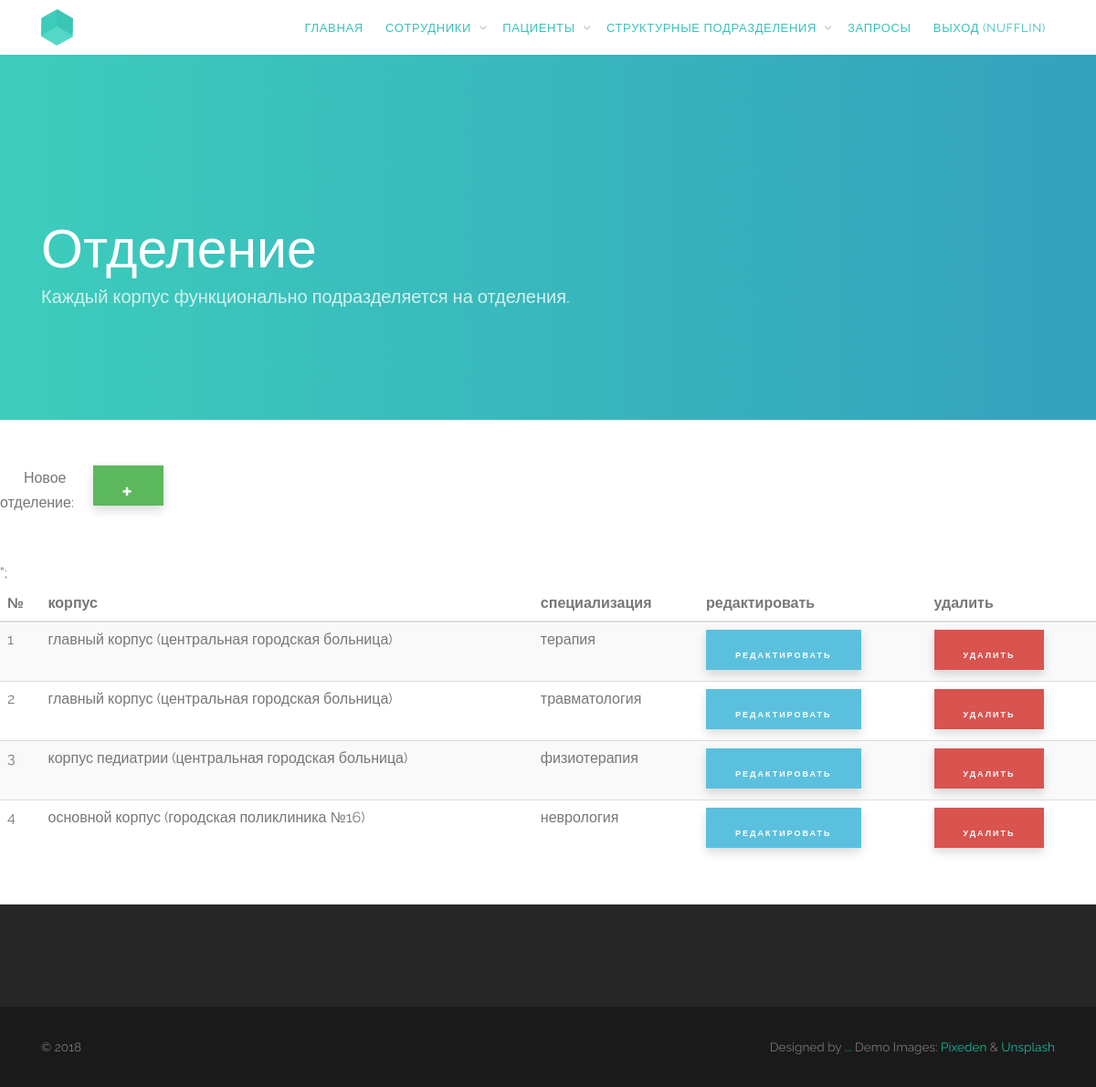
Screenshot of /hospital.com/php/departments.php (signed in) with the database file from the repository.
### tables this page shows
CREATE TABLE `departments` (
  `id` int(10) NOT NULL,
  `id_specialization` int(10) NOT NULL,
  `id_housing` int(10) NOT NULL
);

CREATE TABLE `housings` (
  `id` int(10) NOT NULL,
  `name` varchar(100) NOT NULL,
  `id_hospital` int(10) NOT NULL
);

CREATE TABLE `hospitals` (
  `id` int(10) NOT NULL,
  `name` varchar(100) NOT NULL,
  `hospital` tinyint(1) NOT NULL DEFAULT '0'
);

CREATE TABLE `specializations` (
  `id` int(10) NOT NULL,
  `name` varchar(100) NOT NULL
);

### hospital.com/php/departments.php (the view, shortened to what this page needs)
<?php
include "top.php";
?>
<header id="gtco-header" class="gtco-cover gtco-cover-xs gtco-inner" role="banner" style="height: 400px; margin-bottom: 50px;">
	<div class="gtco-container">
		<div class="row">
			<div class="col-md-12 col-md-offset-0 text-left">
				<div class="display-t">
					<div class="display-tc">
						<div class="row">
							<div class="col-md-8 animate-box">
								<h1 class="no-margin">Отделение</h1>
								<p>Каждый корпус функционально подразделяется на отделения.</p>
							</div>
						</div>
					</div>
				</div>
			</div>
		</div>
	</div>
</header>
<?php
include "db-connect.php";
if($_GET['act'] == 'new'){
	$query = "SELECT id, name FROM specializations";
	$specialization = mysqli_query($connect, $query);
	$query = '	SELECT housings.id AS \'housid\', housings.name AS \'housname\', housings.id_hospital, hospitals.id, hospitals.name AS \'hospname\'
				FROM housings, hospitals
				WHERE housings.id_hospital = hospitals.id';
	$housing = mysqli_query($connect, $query);
	?>
	<div class="col-md-6">
		<form action="<?=$_SERVER['PHP_SELF']?>?todo=create" method="POST">
			<div class="form-group">
				<label for="name">Специализация</label>
				<select name="id_specialization" class="form-control">
					<?php
					while($rows = mysqli_fetch_assoc($specialization)){
						echo "<option value=\"".$rows['id']."\">".$rows['name']."</option>";
					}
					?>
				</select>
			</div>
			<div class="form-group">
				<label for="name">Корпус</label>
				<select name="id_housing" class="form-control">
					<?php
					while($rowh = mysqli_fetch_assoc($housing)){
						echo "<option value=\"".$rowh['housid']."\">".$rowh['housname']." - ".$rowh['hospname']."</option>";
					}
					?>
				</select>
			</div>
			<div class="form-group">
				<input type="submit" class="btn btn btn-special" value="Добавить">
			</div>
		</form>
	</div>
	<?php
} else{
	?>
	<div class="row" style="margin-bottom: 30px;">
	  	<div class="col-md-1"><p style="text-align: right;">Новое отделение: </p></div>
	  	<div class="col-md-1">
	    	<form action="<?=$_SERVER['PHP_SELF']?>?act=new" method="POST">
	      		<button type="submit" class="btn btn-success" style="height: 4rem; font-size: 1rem;">
	        		<span class="glyphicon glyphicon-plus"></span>
	      		</button>
	    	</form>
	  	</div>
	</div>
	<table class="table table-striped" style="margin-bottom: 50px;">
	<thead>
		<tr>
		  	<th>№</th>
		  	<th>корпус</th>
		  	<th>специализация</th>
		  	<th>редактировать</th>
		  	<th>удалить</th>
		</tr>
	</thead>
	<tbody>";
	<?php
	$query = "SELECT id, id_specialization, id_housing FROM departments";
	$result = mysqli_query($connect, $query);
	$i = 1;
	while($row = mysqli_fetch_assoc($result)){
		echo "<tr>";
		echo "<td>".($i++)."</td>";
		$query = '	SELECT housings.name AS \'housname\', housings.id_hospital, hospitals.id, hospitals.name AS \'hospname\'
					FROM housings, hospitals
					WHERE (housings.id_hospital = hospitals.id AND housings.id='.$row['id_housing'].')';
        $hos = mysqli_query($connect, $query);
        $h = mysqli_fetch_assoc($hos);
        echo "<td>".$h['housname']." (".$h['hospname'].")"."</td>";
		$query = "SELECT id, name FROM specializations WHERE id=".$row['id_specialization'];
        $spe = mysqli_query($connect, $query);
        $s = mysqli_fetch_assoc($spe);
        echo "<td>".$s['name']."</td>";
        ?>
			<td>
			  	<form action="<?=$_SERVER['PHP_SELF']?>?act=edit" method="POST">
			        <input type="submit" class="btn btn-info" style="height: 3.1rem; font-size: 0.9rem;" value="редактировать">
			    </form>
		    </td>
			<td>
			    <form action="<?=$_SERVER['PHP_SELF']?>?act=del" method="POST">
			      	<input type="submit" class="btn btn-danger" style="height: 3.1rem; font-size: 0.9rem;" value="удалить">
			    </form>
			</td>
		</tr>
		<?php
	}
	?>
	</tbody>
	</table>
	<?php
}
include "footor.php";
?>

### hospital.com/css/style.css (style rules this page uses)
body { font-family: "Raleway", Arial, sans-serif; font-weight: 400; font-size: 16px; line-height: 1.7; color: #777; background: #fff; }
p { margin-bottom: 20px; }
h1, h2, h3, h4, h5, h6, figure { color: #000; font-family: "Raleway", Arial, sans-serif; font-weight: 400; margin: 0 0 20px 0; }
.gtco-container { max-width: 1140px; position: relative; margin: 0 auto; padding-left: 15px; padding-right: 15px; }
#gtco-header, #gtco-counter, .gtco-bg { background-size: cover; background-position: top center; background-repeat: no-repeat; position: relative; }
.gtco-cover { height: 900px; background-size: cover; background-position: center center; background-repeat: no-repeat; position: relative; float: left; width: 100%; }
.gtco-cover.gtco-inner h1 { margin-bottom: 0 !important; }
.gtco-cover > .gtco-container { position: relative; z-index: 10; }
.gtco-cover .display-t, .gtco-cover .display-tc { height: 900px; display: table; width: 100%; }
.gtco-cover.gtco-cover-xs { height: 500px; }
.gtco-cover.gtco-cover-xs .display-t, .gtco-cover.gtco-cover-xs .display-tc { height: 500px; display: table; width: 100%; }
#gtco-header { background: #3dcdbc; background: -moz-linear-gradient(left, #3dcdbc 0%, #33a1bd 100%); background: -webkit-gradient(left top, right top, color-stop(0%, #3dcdbc), color-stop(100%, #33a1bd)); background: -webkit-linear-gradient(left, #3dcdbc 0%, #33a1bd 100%); background: -o-linear-gradient(left, #3dcdbc 0%, #33a1bd 100%); background: -ms-linear-gradient(left, #3dcdbc 0%, #33a1bd 100%); background: linear-gradient(to right, #3dcdbc 0%, #33a1bd 100%); filter: progid:DXImageTransform.Microsoft.gradient( startColorstr='#3dcdbc', endColorstr='#33a1bd', GradientType=1 ); }
#gtco-header p { color: #d3f1ed; font-size: 20px; margin-bottom: 40px !important; }
#gtco-header h1 { font-size: 50px; line-height: 1.2 !important; margin-bottom: 30px !important; color: #d3f1ed; font-weight: 100; }
#gtco-header h1.no-margin { margin-bottom: 0 !important; }
#gtco-header .display-tc, #gtco-counter .display-tc, .gtco-cover .display-tc { display: table-cell !important; vertical-align: middle; }
#gtco-header .display-tc h1, #gtco-header .display-tc h2, #gtco-counter .display-tc h1, #gtco-counter .display-tc h2, .gtco-cover .display-tc h1, .gtco-cover .display-tc h2 { margin: 0; padding: 0; color: white; }
#gtco-header .display-tc h1, #gtco-counter .display-tc h1, .gtco-cover .display-tc h1 { margin-bottom: 0px; font-size: 59px; line-height: 1.5; }
.btn { margin-right: 4px; margin-bottom: 4px; font-family: "Raleway", Arial, sans-serif; font-size: 13px; font-weight: 700 !important; -webkit-border-radius: 0px; -moz-border-radius: 0px; -ms-border-radius: 0px; border-radius: 0px; letter-spacing: 2px; -webkit-transition: 0.5s; -o-transition: 0.5s; transition: 0.5s; padding: 20px 30px; text-transform: uppercase; text-shadow: none !important; -webkit-box-shadow: 0px 5px 10px 0px rgba(0, 0, 0, 0.15); -moz-box-shadow: 0px 5px 10px 0px rgba(0, 0, 0, 0.15); box-shadow: 0px 5px 10px 0px rgba(0, 0, 0, 0.15); }
.btn-success { background: #5cb85c; color: #fff; border: 2px solid #5cb85c; }
.btn-info { background: #5bc0de; color: #fff; border: 2px solid #5bc0de; }
.btn-danger { background: #d9534f; color: #fff; border: 2px solid #d9534f; }
.js .animate-box { opacity: 0; }

### rows the page displays
departments: id_housing.name "главный корпус", hospitals.name "центральная городская больница", id_specialization.name "терапия"
departments: id_housing.name "главный корпус", hospitals.name "центральная городская больница", id_specialization.name "травматология"
departments: id_housing.name "корпус педиатрии", hospitals.name "центральная городская больница", id_specialization.name "физиотерапия"
departments: id_housing.name "основной корпус", hospitals.name "городская поликлиника №16", id_specialization.name "неврология"

### other values shown
$_SESSION['login'] "NUFFLIN"
